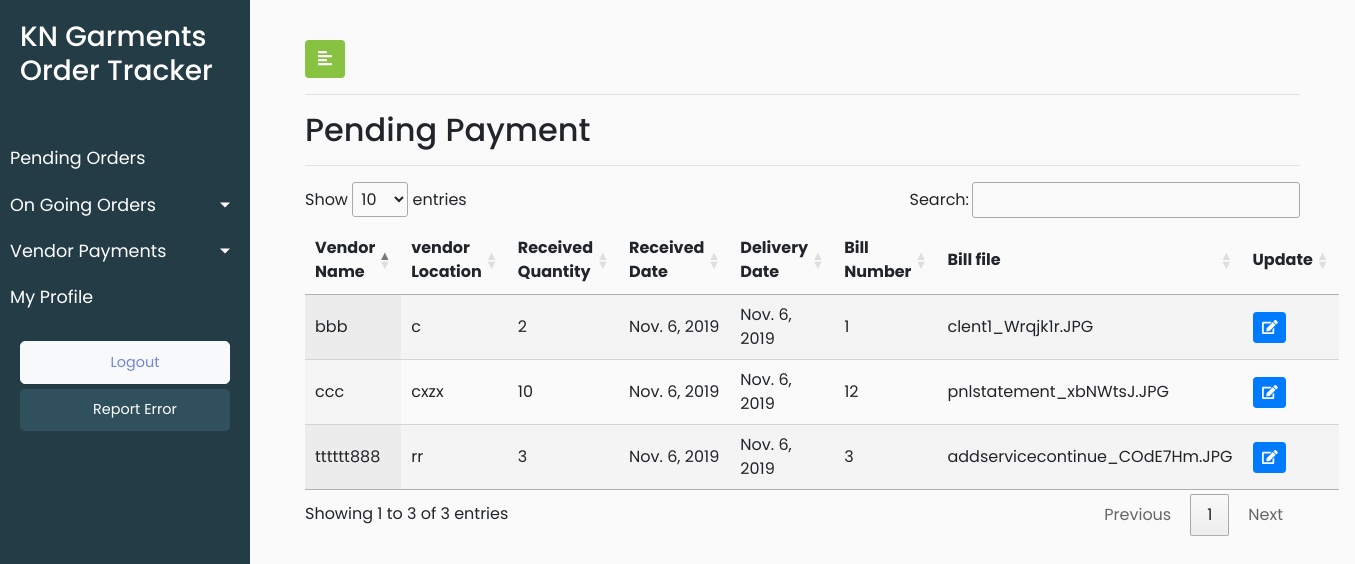
The app's page /payment_pending/ (signed in), older data.
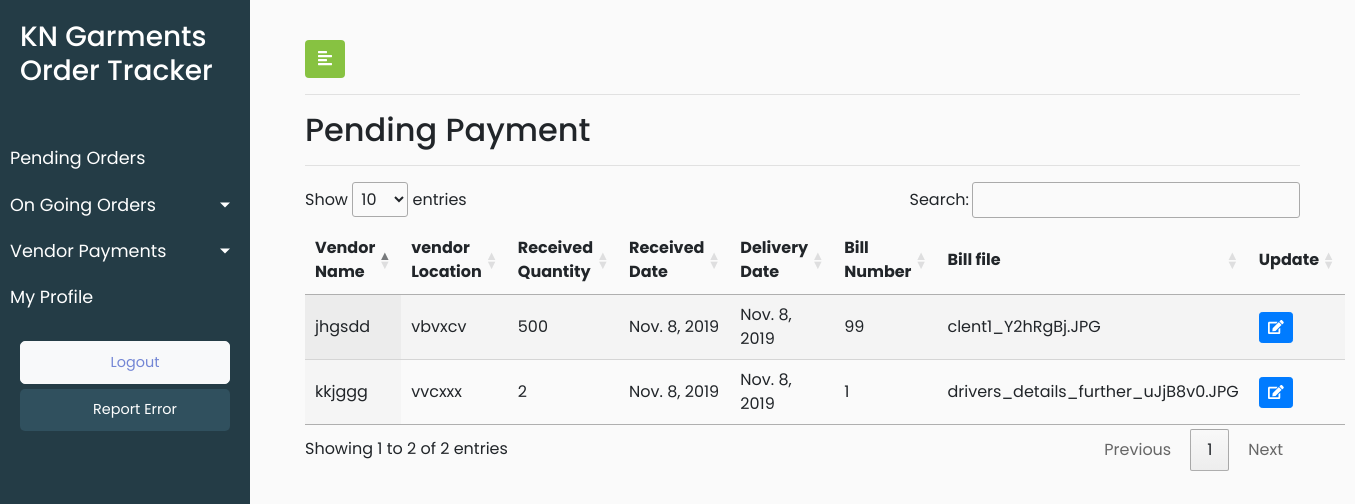
The same page, newer data.
### KNGarment_Order_TrackPro_App/models.py (models this page shows, shortened)
class Process(models.Model):
    Paid = 1
    Pending = 2
    PAYMENT_STATUS=((Paid,'Paid'), (Pending,'Pending'))
    process_vendor_name = models.CharField(max_length=920,blank=True)
    process_vendor_location = models.CharField(max_length=920,blank=True)
    process_received_quantity = models.IntegerField(blank=True,null=True)
    process_received_date = models.DateField(default=timezone.now)
    process_delivery_date = models.DateField(default=timezone.now)
    process_bill_number = models.IntegerField(blank=True,default=0)
    process_bill_file = models.FileField(blank=True)
    process_payment_status = models.PositiveSmallIntegerField(choices=PAYMENT_STATUS,default=Pending,blank=True)
    process_date_of_entry = models.DateTimeField(default=timezone.now)
    process_vendor_id = models.ForeignKey(Vendor, on_delete = models.CASCADE,blank=True)
    process_order_id = models.ForeignKey(Orders, on_delete=models.CASCADE,blank=True)
    process_customuser_id = models.ForeignKey(CustomUser,on_delete=models.CASCADE,default=1)
    objects = InheritanceManager()
    class Meta:
        verbose_name_plural = "Process List"
        verbose_name = "Process"

### KNGarment_Order_TrackPro_App/views.py (the view)
# urls.py: path('payment_pending/', views.payment_pending, name = 'payment_pending'),
@login_required(login_url='/user_login')
def payment_pending(request):
    user_role = request.user.user_role
    process_objects = Process.objects.all().filter(process_payment_status=2)
    data = {'processes':process_objects,'user_role':user_role}
    return render(request,'KNGarment_Order_TrackPro_App/pending_order.html',data)

### KNGarment_Order_TrackPro_App/templates/KNGarment_Order_TrackPro_App/pending_order.html (shortened to what this page needs)
{% extends 'KNGarment_Order_TrackPro_App/base.html' %}
{% load static %}
{% block stylesheets %}
<link rel="stylesheet" href="//cdn.datatables.net/1.10.19/css/jquery.dataTables.min.css">
{% endblock stylesheets %}
{% block content %}
        <div id="content">
            <div class="container-fluid">
                <button type="button" id="sidebarCollapse" class="btn" style="background-color: #87c241;color: white">
                    <i class="fas fa-align-left"></i>
                </button>
                <hr>
                <h2>Pending Payment</h2>
                <hr>
                <div>
                    <table id="test_table" class="display" style="width:100%">
                        <thead>
                            <tr>
                                <th>Vendor Name</th>
                                <th>vendor Location</th>
                                <th>Received Quantity</th>
                                <th>Received Date</th>
                                <th>Delivery Date</th>
                                <th>Bill Number</th>
                                <th>Bill file</th>
                                <th>Update</th>
                            </tr>
                        </thead>
                        <tbody>
                            {% for process in processes %}
                            <tr>
                                <td>{{process.process_vendor_name}}</td>
                                <td>{{process.process_vendor_location}}</td>
                                <td>{{process.process_received_quantity}}</td>
                                <td>{{process.process_received_date}}</td>
                                <td>{{process.process_delivery_date}}</td>
                                <td>{{process.process_bill_number}}</td>
                                <td>{{process.process_bill_file}}</td>
                                <td>
                            <button type="button" class="update-order btn btn-sm btn-primary" data-id="{% url 'KNGarment_Order_TrackPro_App:pending_order_update' pk=process.pk  %}">
                                <span class="fa fa-edit"></span>
                            </button>
                        </td>
                            </tr>
                            {% endfor %}
                        </tbody>
                    </table>
                </div>
            </div>
        </div>
{% endblock content %}

Row changes from the older to the newer data that the page shows:
removed Process: process_vendor_name "ccc", process_vendor_location "cxzx", process_received_quantity "10", process_received_date "Nov. 6, 2019", process_delivery_date "Nov. 6, 2019", process_bill_number "12", process_bill_file "pnlstatement_xbNWtsJ.JPG"
removed Process: process_vendor_name "bbb", process_vendor_location "c", process_received_quantity "2", process_received_date "Nov. 6, 2019", process_delivery_date "Nov. 6, 2019", process_bill_number "1", process_bill_file "clent1_Wrqjk1r.JPG"
removed Process: process_vendor_name "tttttt888", process_vendor_location "rr", process_received_quantity "3", process_received_date "Nov. 6, 2019", process_delivery_date "Nov. 6, 2019", process_bill_number "3", process_bill_file "addservicecontinue_COdE7Hm.JPG"
added Process: process_vendor_name "kkjggg", process_vendor_location "vvcxxx", process_received_quantity "2", process_received_date "Nov. 8, 2019", process_delivery_date "Nov. 8, 2019", process_bill_number "1", process_bill_file "drivers_details_further_uJjB8v0.JPG"
added Process: process_vendor_name "jhgsdd", process_vendor_location "vbvxcv", process_received_quantity "500", process_received_date "Nov. 8, 2019", process_delivery_date "Nov. 8, 2019", process_bill_number "99", process_bill_file "clent1_Y2hRgBj.JPG"
Text that changed along with them:
text written by a page script: "Show entries Search: Showing 1 to 3 of 3 entries Previous 1 Next" → "Show entries Search: Showing 1 to 2 of 2 entries Previous 1 Next"
